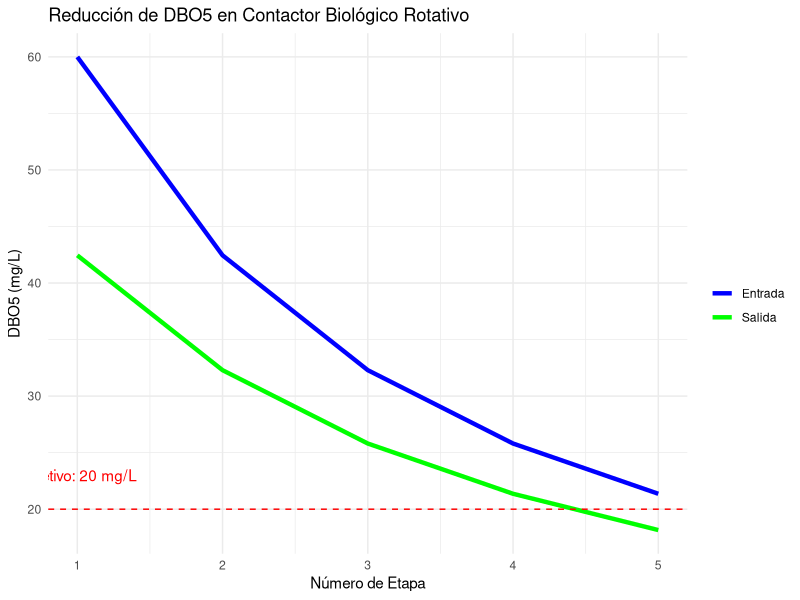

Write R code to recreate this figure.
# -----------------------------------------------------------
# Autor: José Juan Torres Martínez  
# Doctorado en Ciencias en Bioprocesos  
# Laboratorio de Biotecnología Molecular de Células Vegetales y Bioinformática  
# -----------------------------------------------------------

# Tema: Cálculo de etapas en contactor biológico rotativo  
# Objetivo: Determinar número de etapas para reducir DBO5 de 60 a 20 mg/L  

# -----------------------------------------------------------
# DATOS DE ENTRADA
# -----------------------------------------------------------
S0 <- 60                  # DBO5 inicial (mg/L)
Se_deseado <- 20          # DBO5 objetivo (mg/L)
Q <- 20000                # Caudal (m³/d)
A_etapa <- 20000          # Área de discos por etapa (m²)
k <- 0.00974              # Constante del modelo Optiken

# -----------------------------------------------------------
# FUNCIÓN DEL MODELO OPTIKEN
# -----------------------------------------------------------
calcular_DBO_salida <- function(S_entrada, A_Q) {
  (-1 + sqrt(1 + 4 * k * A_Q * S_entrada)) / (2 * k * A_Q)
}

# -----------------------------------------------------------
# SIMULACIÓN POR ETAPAS
# -----------------------------------------------------------
A_Q <- A_etapa/Q         # Relación área/caudal (d/m)
resultados <- data.frame(Etapa = integer(),
                         DBO_entrada = numeric(),
                         DBO_salida = numeric())

S_actual <- S0
etapa <- 1

while(S_actual > Se_deseado) {
  S_salida <- calcular_DBO_salida(S_actual, A_Q)
  
  resultados <- rbind(resultados, 
                      data.frame(Etapa = etapa,
                                 DBO_entrada = S_actual,
                                 DBO_salida = S_salida))
  
  S_actual <- S_salida
  etapa <- etapa + 1
  
  # Prevención de bucle infinito
  if(etapa > 20) break
}

# -----------------------------------------------------------
# PRESENTACIÓN DE RESULTADOS
# -----------------------------------------------------------
cat("\n----------------------------------------\n")
cat(" CONTACTOR BIOLÓGICO ROTATIVO\n")
cat("----------------------------------------\n")

cat("\nPARÁMETROS DE DISEÑO:\n")
cat(" - DBO5 inicial (S0):", S0, "mg/L\n")
cat(" - DBO5 objetivo:", Se_deseado, "mg/L\n")
cat(" - Caudal (Q):", Q, "m³/d\n")
cat(" - Área por etapa:", A_etapa, "m²\n")
cat(" - Relación A/Q:", round(A_Q, 2), "d/m\n")

cat("\nRESULTADOS POR ETAPA:\n")
print(resultados, row.names = FALSE)

cat("\nCONCLUSIÓN:\n")
cat("Se requieren", nrow(resultados), "etapas para alcanzar\n") 
cat("una DBO5 de", round(tail(resultados$DBO_salida, 1), 1), "mg/L\n")

# -----------------------------------------------------------
# GRÁFICO DE EVOLUCIÓN POR ETAPAS
# -----------------------------------------------------------
library(ggplot2)

g <- ggplot(resultados, aes(x = Etapa)) +
  geom_line(aes(y = DBO_entrada, color = "Entrada"), linewidth = 1.5) +
  geom_line(aes(y = DBO_salida, color = "Salida"), linewidth = 1.5) +
  geom_hline(yintercept = Se_deseado, linetype = "dashed", color = "red") +
  annotate("text", x = 1, y = Se_deseado + 3, 
           label = paste("Objetivo:", Se_deseado, "mg/L"), color = "red") +
  labs(title = "Reducción de DBO5 en Contactor Biológico Rotativo",
       x = "Número de Etapa",
       y = "DBO5 (mg/L)",
       color = "") +
  scale_color_manual(values = c("Entrada" = "blue", "Salida" = "green")) +
  theme_minimal() +
  scale_x_continuous(breaks = 1:nrow(resultados))

print(g)

